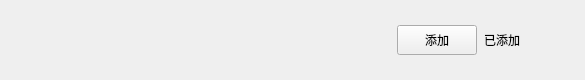
<?xml version="1.0" encoding="UTF-8"?>
<ui version="4.0">
 <class>ApplyFriendItem</class>
 <widget class="QWidget" name="ApplyFriendItem">
  <property name="geometry">
   <rect>
    <x>0</x>
    <y>0</y>
    <width>585</width>
    <height>80</height>
   </rect>
  </property>
  <property name="minimumSize">
   <size>
    <width>0</width>
    <height>80</height>
   </size>
  </property>
  <property name="maximumSize">
   <size>
    <width>16777215</width>
    <height>80</height>
   </size>
  </property>
  <property name="windowTitle">
   <string>ApplyFriendItem</string>
  </property>
  <layout class="QHBoxLayout" name="horizontalLayout">
   <property name="spacing">
    <number>0</number>
   </property>
   <property name="leftMargin">
    <number>0</number>
   </property>
   <property name="topMargin">
    <number>0</number>
   </property>
   <property name="rightMargin">
    <number>0</number>
   </property>
   <property name="bottomMargin">
    <number>0</number>
   </property>
   <item>
    <spacer name="horizontalSpacer">
     <property name="orientation">
      <enum>Qt::Horizontal</enum>
     </property>
     <property name="sizeType">
      <enum>QSizePolicy::Fixed</enum>
     </property>
     <property name="sizeHint" stdset="0">
      <size>
       <width>50</width>
       <height>20</height>
      </size>
     </property>
    </spacer>
   </item>
   <item>
    <widget class="QLabel" name="icon_lb">
     <property name="minimumSize">
      <size>
       <width>45</width>
       <height>45</height>
      </size>
     </property>
     <property name="maximumSize">
      <size>
       <width>45</width>
       <height>45</height>
      </size>
     </property>
     <property name="text">
      <string/>
     </property>
    </widget>
   </item>
   <item>
    <widget class="QWidget" name="widget" native="true">
     <layout class="QHBoxLayout" name="horizontalLayout_2">
      <property name="spacing">
       <number>7</number>
      </property>
      <property name="leftMargin">
       <number>11</number>
      </property>
      <property name="topMargin">
       <number>2</number>
      </property>
      <property name="rightMargin">
       <number>11</number>
      </property>
      <property name="bottomMargin">
       <number>2</number>
      </property>
      <item>
       <widget class="QWidget" name="widget_2" native="true">
        <layout class="QVBoxLayout" name="verticalLayout">
         <property name="spacing">
          <number>10</number>
         </property>
         <property name="leftMargin">
          <number>11</number>
         </property>
         <property name="topMargin">
          <number>2</number>
         </property>
         <property name="rightMargin">
          <number>11</number>
         </property>
         <property name="bottomMargin">
          <number>2</number>
         </property>
         <item>
          <widget class="QLabel" name="user_name_lb">
           <property name="minimumSize">
            <size>
             <width>100</width>
             <height>30</height>
            </size>
           </property>
           <property name="maximumSize">
            <size>
             <width>200</width>
             <height>30</height>
            </size>
           </property>
           <property name="text">
            <string/>
           </property>
          </widget>
         </item>
         <item>
          <widget class="QLabel" name="user_chat_lb">
           <property name="minimumSize">
            <size>
             <width>100</width>
             <height>30</height>
            </size>
           </property>
           <property name="maximumSize">
            <size>
             <width>200</width>
             <height>30</height>
            </size>
           </property>
           <property name="text">
            <string/>
           </property>
          </widget>
         </item>
        </layout>
       </widget>
      </item>
      <item>
       <spacer name="horizontalSpacer_3">
        <property name="orientation">
         <enum>Qt::Horizontal</enum>
        </property>
        <property name="sizeHint" stdset="0">
         <size>
          <width>40</width>
          <height>20</height>
         </size>
        </property>
       </spacer>
      </item>
      <item>
       <widget class="ClickedBtn" name="addBtn">
        <property name="minimumSize">
         <size>
          <width>80</width>
          <height>30</height>
         </size>
        </property>
        <property name="maximumSize">
         <size>
          <width>80</width>
          <height>30</height>
         </size>
        </property>
        <property name="text">
         <string>添加</string>
        </property>
       </widget>
      </item>
      <item>
       <widget class="QLabel" name="already_add_lb">
        <property name="minimumSize">
         <size>
          <width>40</width>
          <height>0</height>
         </size>
        </property>
        <property name="maximumSize">
         <size>
          <width>16777215</width>
          <height>16777215</height>
         </size>
        </property>
        <property name="text">
         <string>已添加</string>
        </property>
       </widget>
      </item>
      <item>
       <spacer name="horizontalSpacer_2">
        <property name="orientation">
         <enum>Qt::Horizontal</enum>
        </property>
        <property name="sizeType">
         <enum>QSizePolicy::Fixed</enum>
        </property>
        <property name="sizeHint" stdset="0">
         <size>
          <width>50</width>
          <height>20</height>
         </size>
        </property>
       </spacer>
      </item>
     </layout>
    </widget>
   </item>
  </layout>
 </widget>
 <customwidgets>
  <customwidget>
   <class>ClickedBtn</class>
   <extends>QPushButton</extends>
   <header location="global">ClickedBtn.h</header>
  </customwidget>
 </customwidgets>
 <resources/>
 <connections/>
</ui>
